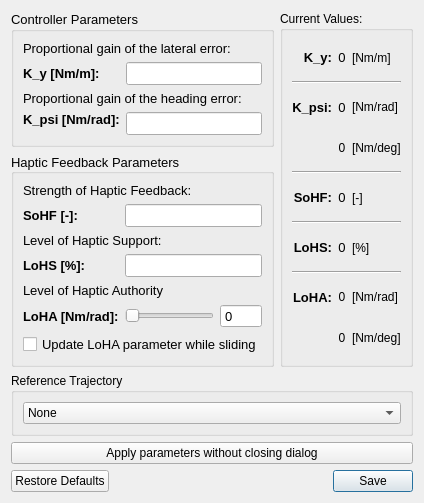
<?xml version="1.0" encoding="UTF-8"?>
<ui version="4.0">
 <class>Dialog</class>
 <widget class="QDialog" name="Dialog">
  <property name="geometry">
   <rect>
    <x>0</x>
    <y>0</y>
    <width>412</width>
    <height>487</height>
   </rect>
  </property>
  <property name="windowTitle">
   <string>FDCA Controller Settings</string>
  </property>
  <layout class="QGridLayout" name="gridLayout">
   <item row="0" column="1">
    <widget class="QGroupBox" name="groupControlparam">
     <property name="sizePolicy">
      <sizepolicy hsizetype="Preferred" vsizetype="Preferred">
       <horstretch>0</horstretch>
       <verstretch>0</verstretch>
      </sizepolicy>
     </property>
     <property name="minimumSize">
      <size>
       <width>0</width>
       <height>0</height>
      </size>
     </property>
     <property name="maximumSize">
      <size>
       <width>8000</width>
       <height>16777215</height>
      </size>
     </property>
     <property name="font">
      <font>
       <pointsize>10</pointsize>
       <weight>50</weight>
       <bold>false</bold>
      </font>
     </property>
     <property name="title">
      <string>Controller Parameters</string>
     </property>
     <layout class="QGridLayout" name="gridLayout_4">
      <item row="0" column="1">
       <layout class="QGridLayout" name="gridLayout_3">
        <item row="2" column="0">
         <widget class="QLabel" name="lblKy">
          <property name="sizePolicy">
           <sizepolicy hsizetype="Preferred" vsizetype="Preferred">
            <horstretch>0</horstretch>
            <verstretch>0</verstretch>
           </sizepolicy>
          </property>
          <property name="minimumSize">
           <size>
            <width>0</width>
            <height>0</height>
           </size>
          </property>
          <property name="maximumSize">
           <size>
            <width>16777215</width>
            <height>16777215</height>
           </size>
          </property>
          <property name="font">
           <font>
            <pointsize>10</pointsize>
            <weight>75</weight>
            <bold>true</bold>
           </font>
          </property>
          <property name="text">
           <string>K_y [Nm/m]:</string>
          </property>
         </widget>
        </item>
        <item row="0" column="0" colspan="3">
         <widget class="QLabel" name="lblKytitle">
          <property name="font">
           <font>
            <pointsize>10</pointsize>
            <weight>50</weight>
            <bold>false</bold>
           </font>
          </property>
          <property name="text">
           <string>Proportional gain of the lateral error:</string>
          </property>
          <property name="alignment">
           <set>Qt::AlignLeading|Qt::AlignLeft|Qt::AlignTop</set>
          </property>
         </widget>
        </item>
        <item row="3" column="0" colspan="3">
         <widget class="QLabel" name="lblKpsititle">
          <property name="font">
           <font>
            <pointsize>10</pointsize>
            <weight>50</weight>
            <bold>false</bold>
           </font>
          </property>
          <property name="text">
           <string>Proportional gain of the heading error:</string>
          </property>
         </widget>
        </item>
        <item row="4" column="1" colspan="2">
         <widget class="QLineEdit" name="edit_k_psi">
          <property name="sizePolicy">
           <sizepolicy hsizetype="Preferred" vsizetype="Fixed">
            <horstretch>0</horstretch>
            <verstretch>0</verstretch>
           </sizepolicy>
          </property>
          <property name="font">
           <font>
            <pointsize>10</pointsize>
           </font>
          </property>
         </widget>
        </item>
        <item row="4" column="0">
         <widget class="QLabel" name="lblKpsi">
          <property name="sizePolicy">
           <sizepolicy hsizetype="Minimum" vsizetype="Preferred">
            <horstretch>0</horstretch>
            <verstretch>0</verstretch>
           </sizepolicy>
          </property>
          <property name="minimumSize">
           <size>
            <width>0</width>
            <height>0</height>
           </size>
          </property>
          <property name="maximumSize">
           <size>
            <width>10000</width>
            <height>16777215</height>
           </size>
          </property>
          <property name="font">
           <font>
            <pointsize>10</pointsize>
            <weight>75</weight>
            <bold>true</bold>
           </font>
          </property>
          <property name="text">
           <string>K_psi [Nm/rad]:</string>
          </property>
          <property name="alignment">
           <set>Qt::AlignLeading|Qt::AlignLeft|Qt::AlignTop</set>
          </property>
         </widget>
        </item>
        <item row="2" column="1" colspan="2">
         <widget class="QLineEdit" name="edit_k_y">
          <property name="sizePolicy">
           <sizepolicy hsizetype="Preferred" vsizetype="Fixed">
            <horstretch>0</horstretch>
            <verstretch>0</verstretch>
           </sizepolicy>
          </property>
          <property name="font">
           <font>
            <pointsize>10</pointsize>
           </font>
          </property>
          <property name="alignment">
           <set>Qt::AlignLeading|Qt::AlignLeft|Qt::AlignTop</set>
          </property>
         </widget>
        </item>
       </layout>
      </item>
     </layout>
    </widget>
   </item>
   <item row="2" column="1" colspan="2">
    <widget class="QGroupBox" name="groupBox_3">
     <property name="title">
      <string>Reference Trajectory</string>
     </property>
     <layout class="QGridLayout" name="gridLayout_8">
      <property name="leftMargin">
       <number>9</number>
      </property>
      <property name="topMargin">
       <number>9</number>
      </property>
      <property name="rightMargin">
       <number>9</number>
      </property>
      <property name="bottomMargin">
       <number>9</number>
      </property>
      <property name="spacing">
       <number>3</number>
      </property>
      <item row="0" column="0">
       <widget class="QComboBox" name="cmbbox_hcr_selection">
        <property name="sizePolicy">
         <sizepolicy hsizetype="Preferred" vsizetype="Fixed">
          <horstretch>0</horstretch>
          <verstretch>0</verstretch>
         </sizepolicy>
        </property>
        <property name="minimumSize">
         <size>
          <width>250</width>
          <height>0</height>
         </size>
        </property>
        <property name="font">
         <font>
          <weight>50</weight>
          <bold>false</bold>
         </font>
        </property>
        <item>
         <property name="text">
          <string>None</string>
         </property>
        </item>
       </widget>
      </item>
     </layout>
    </widget>
   </item>
   <item row="1" column="1">
    <widget class="QGroupBox" name="groupHapticparam">
     <property name="sizePolicy">
      <sizepolicy hsizetype="Preferred" vsizetype="Preferred">
       <horstretch>0</horstretch>
       <verstretch>0</verstretch>
      </sizepolicy>
     </property>
     <property name="minimumSize">
      <size>
       <width>0</width>
       <height>0</height>
      </size>
     </property>
     <property name="maximumSize">
      <size>
       <width>800</width>
       <height>16777215</height>
      </size>
     </property>
     <property name="font">
      <font>
       <pointsize>10</pointsize>
       <weight>50</weight>
       <bold>false</bold>
      </font>
     </property>
     <property name="title">
      <string>Haptic Feedback Parameters</string>
     </property>
     <property name="alignment">
      <set>Qt::AlignLeading|Qt::AlignLeft|Qt::AlignVCenter</set>
     </property>
     <layout class="QGridLayout" name="gridLayout_6">
      <item row="2" column="0">
       <spacer name="verticalSpacer_2">
        <property name="orientation">
         <enum>Qt::Vertical</enum>
        </property>
        <property name="sizeHint" stdset="0">
         <size>
          <width>20</width>
          <height>40</height>
         </size>
        </property>
       </spacer>
      </item>
      <item row="0" column="0">
       <layout class="QGridLayout" name="gridLayout_5">
        <item row="1" column="0">
         <widget class="QLabel" name="lblKsohf">
          <property name="font">
           <font>
            <pointsize>10</pointsize>
            <weight>75</weight>
            <bold>true</bold>
           </font>
          </property>
          <property name="text">
           <string>SoHF [-]:</string>
          </property>
         </widget>
        </item>
        <item row="3" column="0">
         <widget class="QLabel" name="lblKlohs">
          <property name="font">
           <font>
            <pointsize>10</pointsize>
            <weight>75</weight>
            <bold>true</bold>
           </font>
          </property>
          <property name="text">
           <string>LoHS [%]:</string>
          </property>
         </widget>
        </item>
        <item row="6" column="0">
         <widget class="QLabel" name="lblKloha">
          <property name="font">
           <font>
            <pointsize>10</pointsize>
            <weight>75</weight>
            <bold>true</bold>
           </font>
          </property>
          <property name="text">
           <string>LoHA [Nm/rad]:</string>
          </property>
         </widget>
        </item>
        <item row="0" column="0" colspan="3">
         <widget class="QLabel" name="lblKsohftitle">
          <property name="font">
           <font>
            <pointsize>10</pointsize>
            <weight>50</weight>
            <bold>false</bold>
           </font>
          </property>
          <property name="text">
           <string>Strength of Haptic Feedback:</string>
          </property>
          <property name="alignment">
           <set>Qt::AlignLeading|Qt::AlignLeft|Qt::AlignTop</set>
          </property>
         </widget>
        </item>
        <item row="2" column="0" colspan="3">
         <widget class="QLabel" name="lblKlohstitle">
          <property name="font">
           <font>
            <pointsize>10</pointsize>
            <weight>50</weight>
            <bold>false</bold>
           </font>
          </property>
          <property name="text">
           <string>Level of Haptic Support:</string>
          </property>
         </widget>
        </item>
        <item row="4" column="0" colspan="3">
         <widget class="QLabel" name="lblKlohatitle">
          <property name="font">
           <font>
            <pointsize>10</pointsize>
            <weight>50</weight>
            <bold>false</bold>
           </font>
          </property>
          <property name="text">
           <string>Level of Haptic Authority</string>
          </property>
         </widget>
        </item>
        <item row="6" column="3">
         <widget class="QSpinBox" name="spin_loha">
          <property name="font">
           <font>
            <kerning>true</kerning>
           </font>
          </property>
          <property name="frame">
           <bool>true</bool>
          </property>
          <property name="buttonSymbols">
           <enum>QAbstractSpinBox::NoButtons</enum>
          </property>
          <property name="accelerated">
           <bool>false</bool>
          </property>
          <property name="keyboardTracking">
           <bool>false</bool>
          </property>
          <property name="maximum">
           <number>50</number>
          </property>
         </widget>
        </item>
        <item row="6" column="1" colspan="2">
         <widget class="QSlider" name="slider_loha">
          <property name="sizePolicy">
           <sizepolicy hsizetype="Minimum" vsizetype="Fixed">
            <horstretch>0</horstretch>
            <verstretch>0</verstretch>
           </sizepolicy>
          </property>
          <property name="maximum">
           <number>50</number>
          </property>
          <property name="orientation">
           <enum>Qt::Horizontal</enum>
          </property>
         </widget>
        </item>
        <item row="3" column="1" colspan="3">
         <widget class="QLineEdit" name="edit_lohs">
          <property name="sizePolicy">
           <sizepolicy hsizetype="Minimum" vsizetype="Fixed">
            <horstretch>0</horstretch>
            <verstretch>0</verstretch>
           </sizepolicy>
          </property>
          <property name="font">
           <font>
            <pointsize>10</pointsize>
           </font>
          </property>
         </widget>
        </item>
        <item row="1" column="1" colspan="3">
         <widget class="QLineEdit" name="edit_sohf">
          <property name="sizePolicy">
           <sizepolicy hsizetype="Minimum" vsizetype="Fixed">
            <horstretch>0</horstretch>
            <verstretch>0</verstretch>
           </sizepolicy>
          </property>
          <property name="font">
           <font>
            <pointsize>10</pointsize>
           </font>
          </property>
         </widget>
        </item>
       </layout>
      </item>
      <item row="1" column="0">
       <widget class="QCheckBox" name="checkbox_tuning_loha">
        <property name="text">
         <string>Update LoHA parameter while sliding</string>
        </property>
       </widget>
      </item>
     </layout>
    </widget>
   </item>
   <item row="0" column="2" rowspan="2">
    <widget class="QGroupBox" name="groupBox">
     <property name="title">
      <string>Current Values:</string>
     </property>
     <layout class="QGridLayout" name="gridLayout_2">
      <item row="1" column="0">
       <layout class="QGridLayout" name="gridLayout_7">
        <item row="7" column="2">
         <widget class="QLabel" name="label_14">
          <property name="text">
           <string>[Nm/deg]</string>
          </property>
         </widget>
        </item>
        <item row="7" column="1">
         <widget class="QLabel" name="lbl_k_psi_deg">
          <property name="text">
           <string>0</string>
          </property>
          <property name="alignment">
           <set>Qt::AlignCenter</set>
          </property>
         </widget>
        </item>
        <item row="9" column="1">
         <widget class="QLabel" name="lbl_sohf">
          <property name="font">
           <font>
            <pointsize>10</pointsize>
            <weight>50</weight>
            <bold>false</bold>
           </font>
          </property>
          <property name="text">
           <string>0</string>
          </property>
          <property name="alignment">
           <set>Qt::AlignCenter</set>
          </property>
         </widget>
        </item>
        <item row="2" column="0">
         <widget class="QLabel" name="label_5">
          <property name="font">
           <font>
            <pointsize>10</pointsize>
            <weight>75</weight>
            <bold>true</bold>
           </font>
          </property>
          <property name="text">
           <string>K_psi:</string>
          </property>
          <property name="alignment">
           <set>Qt::AlignRight|Qt::AlignTrailing|Qt::AlignVCenter</set>
          </property>
         </widget>
        </item>
        <item row="9" column="0">
         <widget class="QLabel" name="label_4">
          <property name="font">
           <font>
            <pointsize>10</pointsize>
            <weight>75</weight>
            <bold>true</bold>
           </font>
          </property>
          <property name="text">
           <string>SoHF:</string>
          </property>
          <property name="alignment">
           <set>Qt::AlignRight|Qt::AlignTrailing|Qt::AlignVCenter</set>
          </property>
         </widget>
        </item>
        <item row="11" column="0">
         <widget class="QLabel" name="label_3">
          <property name="font">
           <font>
            <pointsize>10</pointsize>
            <weight>75</weight>
            <bold>true</bold>
           </font>
          </property>
          <property name="text">
           <string>LoHS:</string>
          </property>
          <property name="alignment">
           <set>Qt::AlignRight|Qt::AlignTrailing|Qt::AlignVCenter</set>
          </property>
         </widget>
        </item>
        <item row="0" column="1">
         <widget class="QLabel" name="lbl_k_y">
          <property name="sizePolicy">
           <sizepolicy hsizetype="Preferred" vsizetype="Preferred">
            <horstretch>0</horstretch>
            <verstretch>0</verstretch>
           </sizepolicy>
          </property>
          <property name="minimumSize">
           <size>
            <width>0</width>
            <height>0</height>
           </size>
          </property>
          <property name="font">
           <font>
            <pointsize>10</pointsize>
            <weight>50</weight>
            <bold>false</bold>
           </font>
          </property>
          <property name="text">
           <string>0</string>
          </property>
          <property name="alignment">
           <set>Qt::AlignCenter</set>
          </property>
         </widget>
        </item>
        <item row="13" column="1">
         <widget class="QLabel" name="lbl_loha">
          <property name="text">
           <string>0</string>
          </property>
          <property name="alignment">
           <set>Qt::AlignCenter</set>
          </property>
         </widget>
        </item>
        <item row="13" column="0">
         <widget class="QLabel" name="label_2">
          <property name="font">
           <font>
            <pointsize>10</pointsize>
            <weight>75</weight>
            <bold>true</bold>
           </font>
          </property>
          <property name="text">
           <string>LoHA:</string>
          </property>
          <property name="alignment">
           <set>Qt::AlignRight|Qt::AlignTrailing|Qt::AlignVCenter</set>
          </property>
         </widget>
        </item>
        <item row="0" column="0">
         <widget class="QLabel" name="label">
          <property name="font">
           <font>
            <pointsize>10</pointsize>
            <weight>75</weight>
            <bold>true</bold>
           </font>
          </property>
          <property name="text">
           <string>K_y:</string>
          </property>
          <property name="alignment">
           <set>Qt::AlignRight|Qt::AlignTrailing|Qt::AlignVCenter</set>
          </property>
         </widget>
        </item>
        <item row="2" column="1">
         <widget class="QLabel" name="lbl_k_psi">
          <property name="sizePolicy">
           <sizepolicy hsizetype="Minimum" vsizetype="Preferred">
            <horstretch>0</horstretch>
            <verstretch>0</verstretch>
           </sizepolicy>
          </property>
          <property name="font">
           <font>
            <pointsize>10</pointsize>
            <weight>50</weight>
            <bold>false</bold>
           </font>
          </property>
          <property name="text">
           <string>0</string>
          </property>
          <property name="alignment">
           <set>Qt::AlignCenter</set>
          </property>
         </widget>
        </item>
        <item row="13" column="2">
         <widget class="QLabel" name="label_13">
          <property name="text">
           <string>[Nm/rad]</string>
          </property>
         </widget>
        </item>
        <item row="11" column="2">
         <widget class="QLabel" name="label_12">
          <property name="text">
           <string>[%]</string>
          </property>
         </widget>
        </item>
        <item row="2" column="2">
         <widget class="QLabel" name="label_9">
          <property name="text">
           <string>[Nm/rad]</string>
          </property>
         </widget>
        </item>
        <item row="0" column="2">
         <widget class="QLabel" name="label_8">
          <property name="text">
           <string>[Nm/m]</string>
          </property>
         </widget>
        </item>
        <item row="9" column="2">
         <widget class="QLabel" name="label_11">
          <property name="text">
           <string>[-]</string>
          </property>
         </widget>
        </item>
        <item row="10" column="0" colspan="3">
         <widget class="Line" name="line_3">
          <property name="orientation">
           <enum>Qt::Horizontal</enum>
          </property>
         </widget>
        </item>
        <item row="1" column="0" colspan="3">
         <widget class="Line" name="line_2">
          <property name="orientation">
           <enum>Qt::Horizontal</enum>
          </property>
         </widget>
        </item>
        <item row="12" column="0" colspan="3">
         <widget class="Line" name="line_4">
          <property name="orientation">
           <enum>Qt::Horizontal</enum>
          </property>
         </widget>
        </item>
        <item row="14" column="1">
         <widget class="QLabel" name="lbl_loha_deg">
          <property name="text">
           <string>0</string>
          </property>
          <property name="alignment">
           <set>Qt::AlignCenter</set>
          </property>
         </widget>
        </item>
        <item row="14" column="2">
         <widget class="QLabel" name="label_7">
          <property name="text">
           <string>[Nm/deg]</string>
          </property>
         </widget>
        </item>
        <item row="11" column="1">
         <widget class="QLabel" name="lbl_lohs">
          <property name="font">
           <font>
            <pointsize>10</pointsize>
            <weight>50</weight>
            <bold>false</bold>
           </font>
          </property>
          <property name="text">
           <string>0</string>
          </property>
          <property name="alignment">
           <set>Qt::AlignCenter</set>
          </property>
         </widget>
        </item>
        <item row="8" column="0" colspan="3">
         <widget class="Line" name="line">
          <property name="orientation">
           <enum>Qt::Horizontal</enum>
          </property>
         </widget>
        </item>
       </layout>
      </item>
     </layout>
    </widget>
   </item>
   <item row="4" column="1" colspan="2">
    <widget class="QPushButton" name="btn_apply_parameters">
     <property name="text">
      <string>Apply parameters without closing dialog</string>
     </property>
    </widget>
   </item>
   <item row="5" column="1" colspan="2">
    <widget class="QDialogButtonBox" name="btnbox_fdca_controller_settings">
     <property name="orientation">
      <enum>Qt::Horizontal</enum>
     </property>
     <property name="standardButtons">
      <set>QDialogButtonBox::RestoreDefaults|QDialogButtonBox::Save</set>
     </property>
    </widget>
   </item>
  </layout>
 </widget>
 <resources/>
 <connections>
  <connection>
   <sender>btnbox_fdca_controller_settings</sender>
   <signal>accepted()</signal>
   <receiver>Dialog</receiver>
   <slot>accept()</slot>
   <hints>
    <hint type="sourcelabel">
     <x>248</x>
     <y>254</y>
    </hint>
    <hint type="destinationlabel">
     <x>157</x>
     <y>274</y>
    </hint>
   </hints>
  </connection>
  <connection>
   <sender>btnbox_fdca_controller_settings</sender>
   <signal>rejected()</signal>
   <receiver>Dialog</receiver>
   <slot>reject()</slot>
   <hints>
    <hint type="sourcelabel">
     <x>316</x>
     <y>260</y>
    </hint>
    <hint type="destinationlabel">
     <x>286</x>
     <y>274</y>
    </hint>
   </hints>
  </connection>
 </connections>
</ui>
